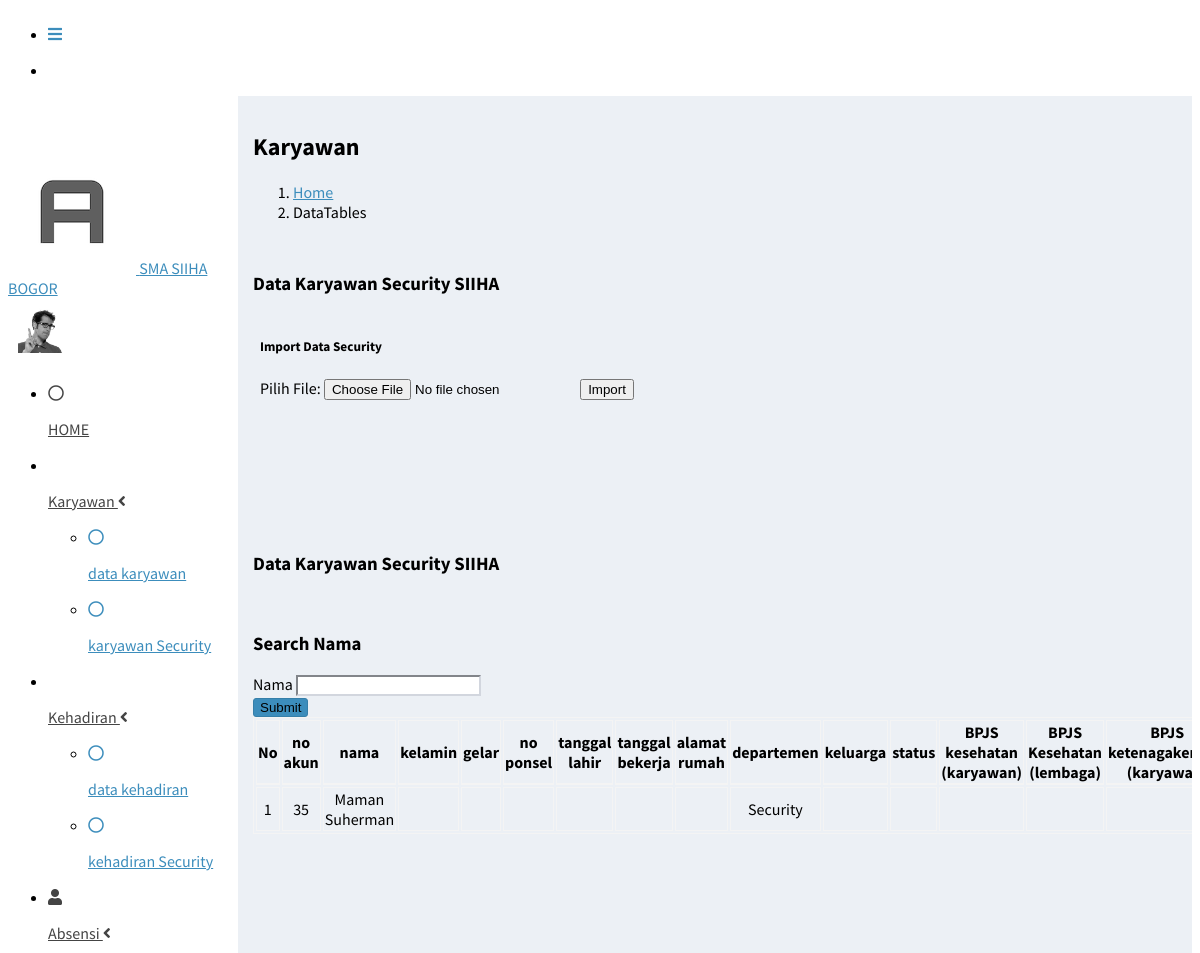
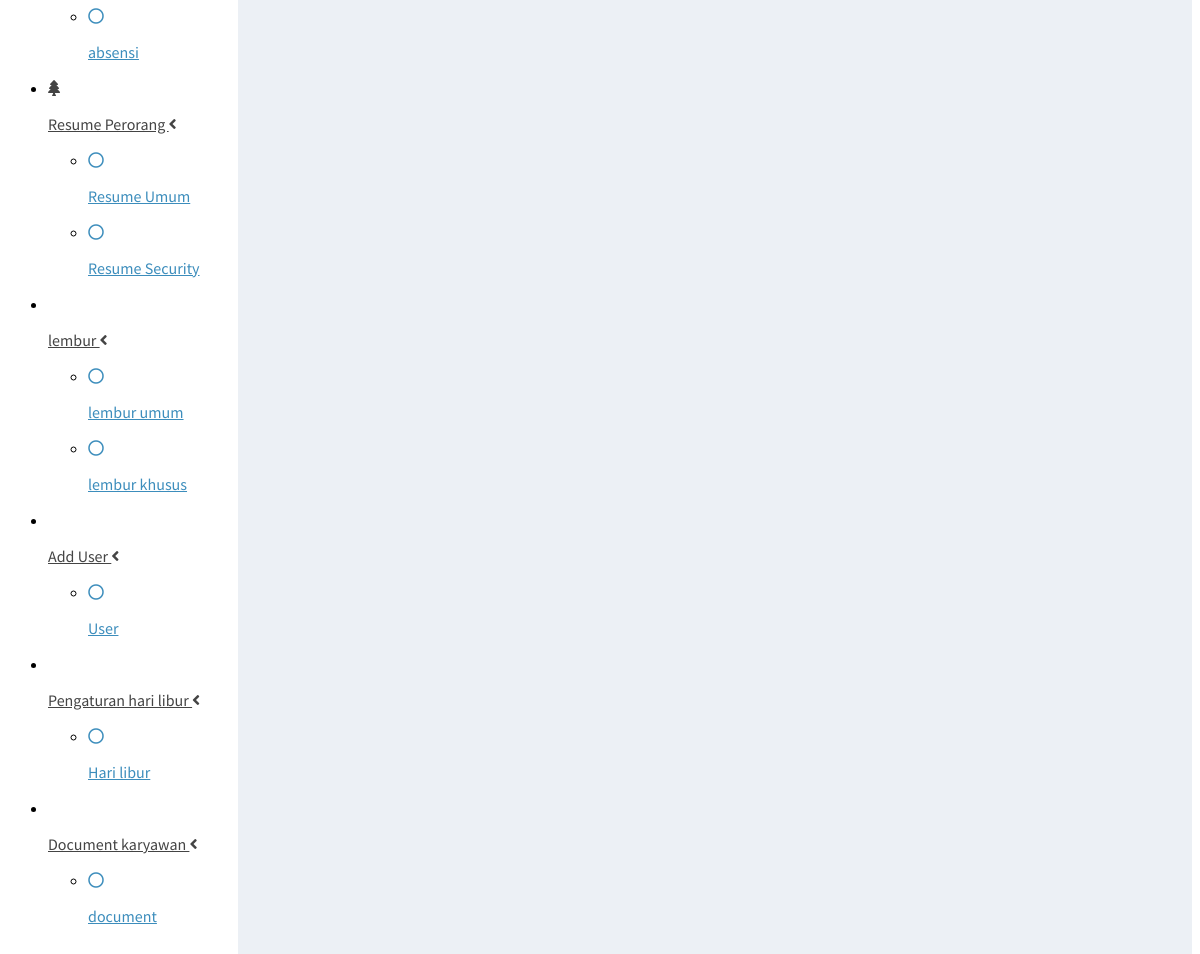
/karyawansecurity.php, run on the app's committed database (2 pictures, top to bottom).
### tables this page shows
CREATE TABLE `karyawans` (
  `id` int(20) unsigned NOT NULL AUTO_INCREMENT,
  `noakun` int(11) DEFAULT NULL,
  `nama` varchar(191) NOT NULL,
  `kelamin` varchar(191) NOT NULL,
  `gelar` varchar(191) NOT NULL,
  `no_ponsel` varchar(191) NOT NULL,
  `tanggallahir` varchar(200) NOT NULL,
  `mulai_bekerja` varchar(200) NOT NULL,
  `alamat_rumah` varchar(191) NOT NULL,
  `departemen` varchar(191) DEFAULT NULL,
  `keluarga` int(11) DEFAULT NULL,
  PRIMARY KEY (`id`)
);

### karyawansecurity.php (the view, shortened to what this page needs)
 <?php  include "halaman/admin/header.php";?>
<!DOCTYPE html>
<html>
<head>
 <link rel="stylesheet" type="text/css" href="themes/default/easyui.css"/>
        <link rel="stylesheet" type="text/css" href="themes/icon.css"/>
<link rel="stylesheet" href="//code.jquery.com/ui/1.12.0/themes/smoothness/jquery-ui.css">
  <link rel="stylesheet" href="asset/AdminLTE-3.0.2/plugins/sweetalert2-theme-bootstrap-4/bootstrap-4.min.css">
  <link rel="stylesheet" href="asset/AdminLTE-3.0.2/plugins/toastr/toastr.min.css">
</head>
<body class="hold-transition sidebar-mini">
<div class="wrapper">
 <?php  include "halaman/admin/content.php";?>
<?php
$view =isset($_GET['view']) ? $_GET['view'] :null;
switch ($view) {
default:
?>
  <div class="content-wrapper">
    <section class="content-header">
      <div class="container-fluid">
        <div class="row mb-2">
          <div class="col-sm-6">
            <h1>Karyawan</h1>
          </div>
          <div class="col-sm-6">
            <ol class="breadcrumb float-sm-right">
              <li class="breadcrumb-item"><a href="#">Home</a></li>
              <li class="breadcrumb-item active">DataTables</li>
            </ol>
          </div>
        </div>
      </div>
    </section>
  <section class="content">
      <div class="row">
        <div class="col-12">
            <div class="card card-primary">
            <div class="card-header">
              <h3 class="card-title">Data Karyawan Security SIIHA</h3>
            </div>
            <table >
              <tr>
                <td>
        </td>
        <td>
            <div class="col-6">
            <div class="card">
              <div class="card-header">
                <h5 class="card-title m-0">Import Data Security</h5>
              </div>
              <div class="card-body">
                 <div class="custom-file">
                <?php
              include 'koneksi/koneksi.php';
              ?>
              <form method="post" enctype="multipart/form-data" action="upload_aksi.php">
                Pilih File:
                <input name="filepegawai" type="file" required="required">
                <input name="upload" type="submit" value="Import">
              </form>
             </div>
           </div>
              </div>
          </div>
          </td>
          </tr>
          </table>
        </div>
      </div>
      </div>
    </section>
    <section class="content">
      <div class="row">
        <div class="col-12">
            <div class="card card-primary">
            <div class="card-header">
              <h3 class="card-title">Data Karyawan Security SIIHA</h3>
            </div>
          <br>
          <div class="card" style="width: 50%">
             <div class="col-md-6">
              <div class="card-header">
                <h3 class="card-title">Search Nama</h3>
              </div>
  <form method="POST" action="">
                <div class="card-body">
                  <div class="form-group">
                    <label for="bagian">Nama</label>
                          <input  name="nama" id="nama" class="form-control"/></td>
                  </div>
                </div>
                <div class="card-footer">
                 <button id="search" name="search" class="btn btn-primary"  >Submit</button>
               </div>
              </form>
            </div>
            </div>
      <div class="col-12 table-responsive">
               <table id="example1" class="table table-bordered table-striped">
                <thead>
                <tr>
                 <th align='center'>No</th>
                    <th align='center'>no akun</th>
                    <th align='center'>nama</th>
                    <th align='center'>kelamin</th>
                    <th align='center'>gelar</th>
                    <th align='center'>no ponsel</th>
                    <th align='center'>tanggal lahir</th>
                    <th align='center'>tanggal bekerja</th>
                    <th align='center'>alamat rumah</th>
                    <th align='center'>departemen</th>
                    <th align='center'>keluarga</th>
                    <th align='center'>status</th>
                    <th align='center'>BPJS kesehatan (karyawan)</th>
                    <th align='center'>BPJS Kesehatan (lembaga)</th>
                    <th align='center'>BPJS ketenagakerjaan (karyawan)</th>
                </tr>
                </thead>
                <tbody>
<?php
if(isset($_POST['search'])){
$sql = mysqli_query($konek,"select * from karyawans where departemen = 'Security' and nama='$bagian'");
}else{
  $sql = mysqli_query($konek,"select * from karyawans where departemen='Security'");
}
$no=1;
while($d= mysqli_fetch_array($sql)){
echo
"<tr>
          <td width='40px' align='center'>$no</td>
          <td align='center'>$d[noakun]</td>
          <td align='center'>$d[nama]</td>
          <td align='center'>$d[kelamin]</td>
          <td align='center'>$d[gelar]</td>
          <td align='center'>$d[no_ponsel]</td>
          <td align='center'>$d[tanggallahir]</td>
          <td align='center'>$d[mulai_bekerja]</td>
          <td align='center'>$d[alamat_rumah]</td>
          <td align='center'>$d[departemen]</td>
          <td align='center'>$d[keluarga]</td>
          <td align='center'>$d[status]</td>
          <td align='center'>$d[bpjsKeslembaga]</td>
          <td align='center'>$d[bpjsKeskaryawan]</td>
          <td align='center'>$d[bpjsKetlembaga]</td>
          <td align='center'>$d[bpjsKetkaryawan]</td>
          <td width='2px'align='center'>
<a class='btn btn-warning btn-sm fas fa-pencil-alt' href='karyawansecurity.php?view=edit&id=$d[id]'>edit</a></td>
<td width='2px' ><a class='btn btn-danger btn-sm fas fa-trash' href='aksi_karyawansecurity.php?act=del&id=$d[id]'>hapus</a></td>
</tr>";
$no++;
}
?>
              </table>
            </div>
          </div>
        </div>
      </div>
    </section>
  </div>
  <?php
break;
?>
<?php
}
?>
</div>
 <?php  include "halaman/admin/footer.php";?>
</body>
</html>

### data on the page
karyawans: noakun "35", nama "Maman Suherman", departemen "Security"
